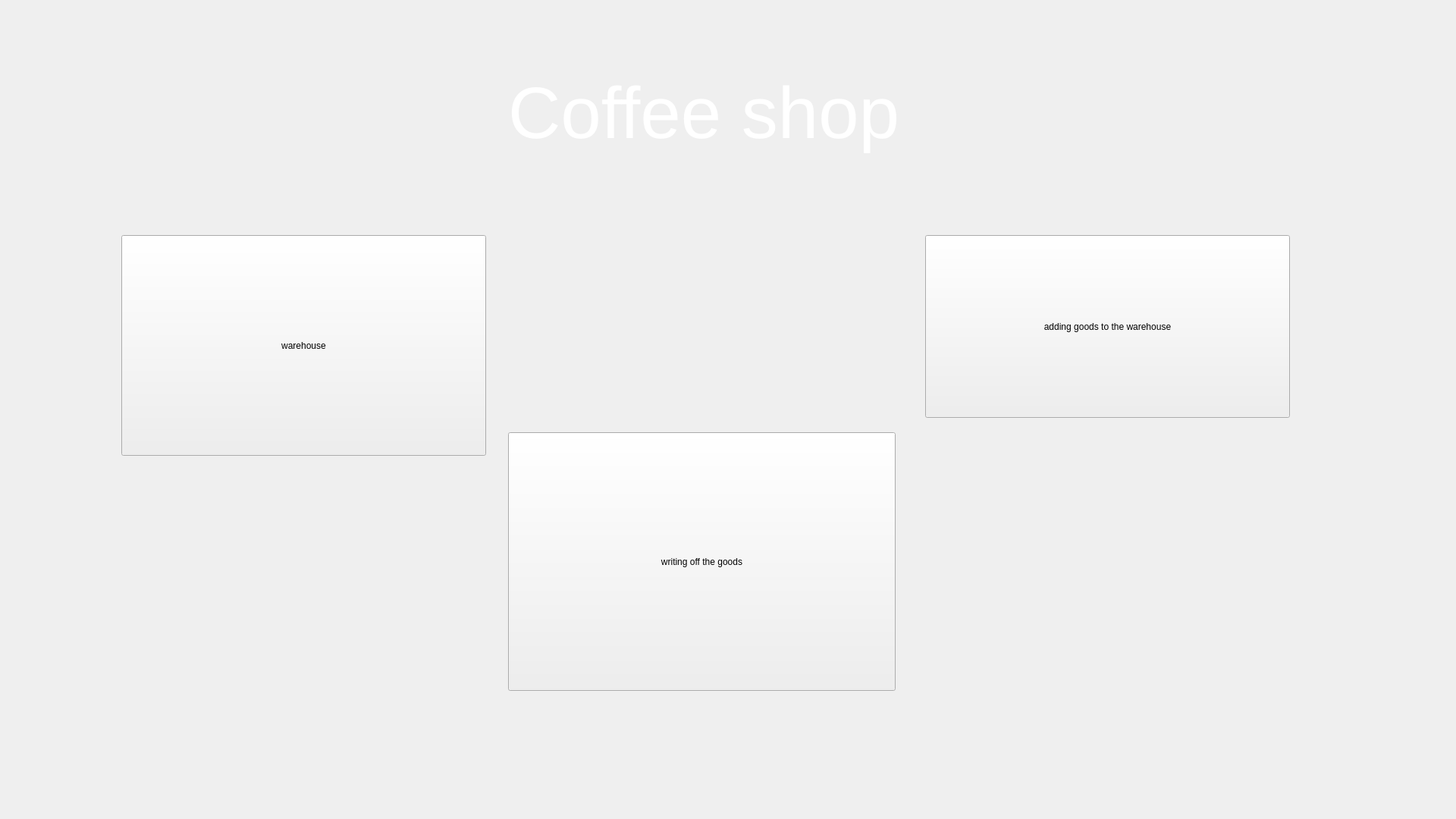
<?xml version="1.0" encoding="UTF-8"?>
<ui version="4.0">
 <class>MenuACCForm</class>
 <widget class="QWidget" name="MenuACCForm">
  <property name="geometry">
   <rect>
    <x>0</x>
    <y>0</y>
    <width>1920</width>
    <height>1080</height>
   </rect>
  </property>
  <property name="windowTitle">
   <string>Form</string>
  </property>
  <property name="styleSheet">
   <string notr="true"/>
  </property>
  <widget class="QLabel" name="Back">
   <property name="geometry">
    <rect>
     <x>0</x>
     <y>0</y>
     <width>1920</width>
     <height>1080</height>
    </rect>
   </property>
   <property name="styleSheet">
    <string notr="true">background-image: url(':/res/img/backgr.png');

background-repeat: no-repeat;
</string>
   </property>
   <property name="text">
    <string/>
   </property>
  </widget>
  <widget class="QLabel" name="label_2">
   <property name="geometry">
    <rect>
     <x>670</x>
     <y>80</y>
     <width>581</width>
     <height>141</height>
    </rect>
   </property>
   <property name="styleSheet">
    <string notr="true">position: absolute;
font: 700 26pt &quot;Segoe Script&quot;;
width: 328px;
height: 88px;
left: 796px;
top: 79px;
font-style: normal;
font-weight: 400;
font-size: 64px;
line-height: 88px;
color: #FFFFFF;
 border: none; 
outline: none;
background-position: center;
 background-repeat: no-repeat; 
background-color: transparent;</string>
   </property>
   <property name="text">
    <string>&lt;html&gt;&lt;head/&gt;&lt;body&gt;&lt;p&gt;&lt;span style=&quot; font-size:72pt;&quot;&gt;Coffee shop&lt;/span&gt;&lt;/p&gt;&lt;/body&gt;&lt;/html&gt;</string>
   </property>
  </widget>
  <widget class="QPushButton" name="Zerno">
   <property name="geometry">
    <rect>
     <x>89</x>
     <y>79</y>
     <width>130</width>
     <height>130</height>
    </rect>
   </property>
   <property name="styleSheet">
    <string notr="true">background-image: url(':/res/img/Zerno.png');
background-position: center;
 background-repeat: no-repeat; 
background-color: transparent;
 border: none; 
outline: none;</string>
   </property>
   <property name="text">
    <string/>
   </property>
  </widget>
  <widget class="QPushButton" name="Setting">
   <property name="geometry">
    <rect>
     <x>1727</x>
     <y>79</y>
     <width>130</width>
     <height>130</height>
    </rect>
   </property>
   <property name="styleSheet">
    <string notr="true">background-image: url(':/res/img/setting.png');
background-position: center;
 background-repeat: no-repeat; 
background-color: transparent;
 border: none; 
outline: none;</string>
   </property>
   <property name="text">
    <string/>
   </property>
  </widget>
  <widget class="QPushButton" name="Datab">
   <property name="geometry">
    <rect>
     <x>160</x>
     <y>310</y>
     <width>481</width>
     <height>291</height>
    </rect>
   </property>
   <property name="text">
    <string>warehouse</string>
   </property>
  </widget>
  <widget class="QPushButton" name="adding">
   <property name="geometry">
    <rect>
     <x>670</x>
     <y>570</y>
     <width>511</width>
     <height>341</height>
    </rect>
   </property>
   <property name="text">
    <string>writing off the goods</string>
   </property>
  </widget>
  <widget class="QPushButton" name="goods">
   <property name="geometry">
    <rect>
     <x>1220</x>
     <y>310</y>
     <width>481</width>
     <height>241</height>
    </rect>
   </property>
   <property name="text">
    <string>adding goods to the warehouse</string>
   </property>
  </widget>
 </widget>
 <resources/>
 <connections/>
</ui>
